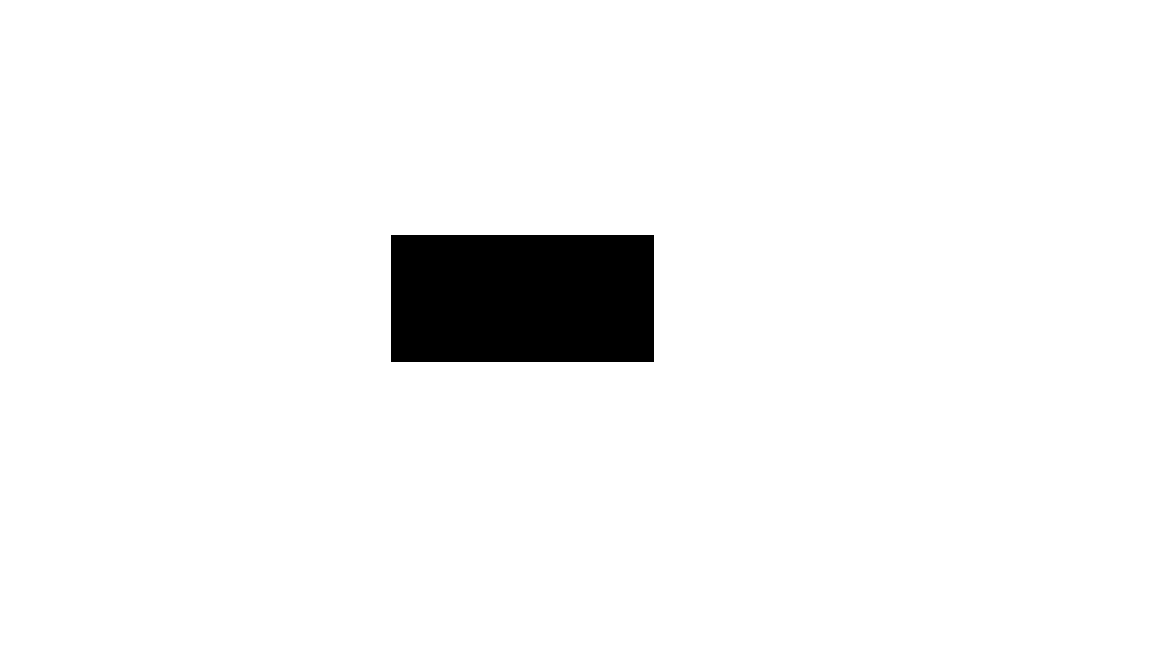
#> input picture Week5/prostokat1.png, 1152 x 648 px
$ python 'Hu moments.py'
#> lines starting #> are read from the running program, lines starting #| are printed output that depends on the picture
import numpy as np
import matplotlib.pyplot as plt
import cv2

rectangles = [cv2.imread("prostokat1.png"),
              cv2.imread("prostokat2.png"),
              cv2.imread("prostokat3.png"),
              cv2.imread("prostokat4.png"),
              cv2.imread("prostokat5.png")]
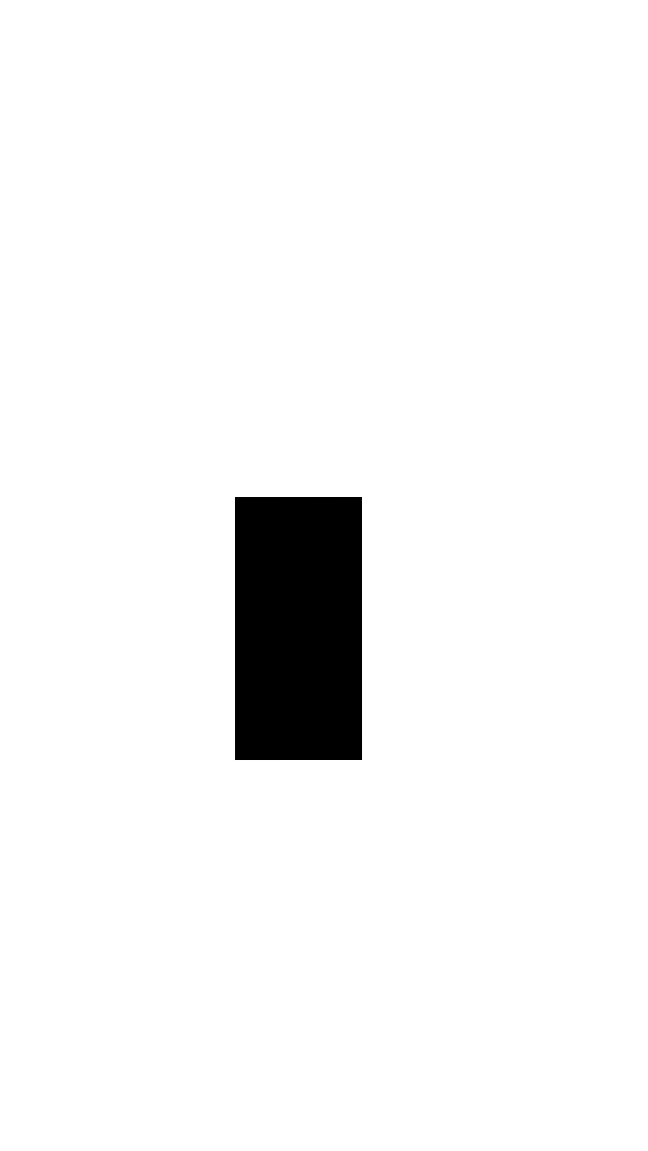
#> input picture Week5/prostokat2.png, 648 x 1151 px
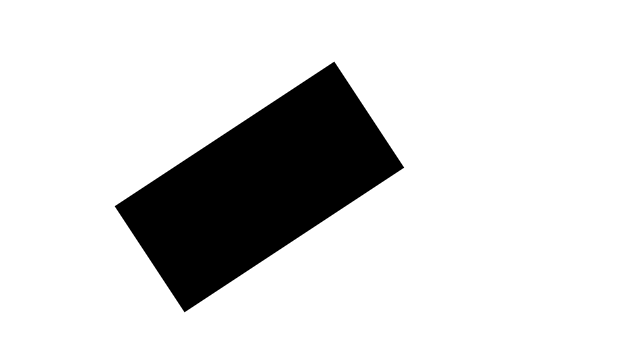
#> input picture Week5/prostokat3.png, 635 x 357 px
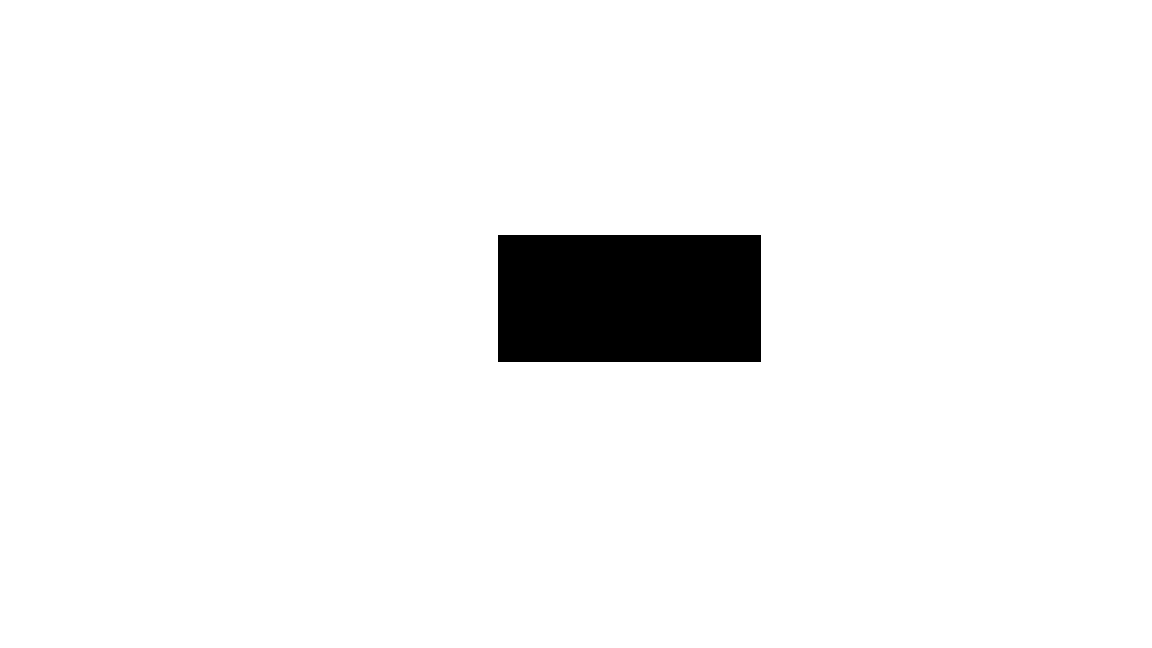
#> input picture Week5/prostokat4.png, 1152 x 648 px
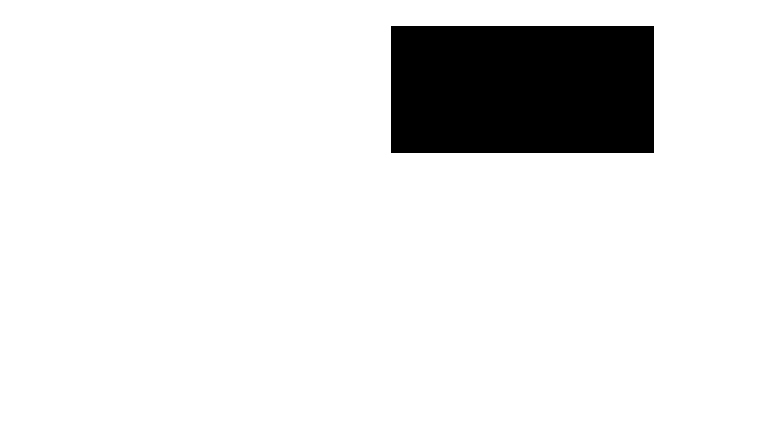
#> input picture Week5/prostokat5.png, 780 x 439 px
plt.figure(8)
for i in range(5):
    plt.subplot(2,3,i+1)
    plt.imshow(rectangles[i])
    plt.title('Rectangular ' + str(i))

stars = [cv2.imread("gwiazda1.png"),
         cv2.imread("gwiazda2.png"),
         cv2.imread("gwiazda3.png"),
         cv2.imread("gwiazda4.png"),
         cv2.imread("gwiazda5.png")]
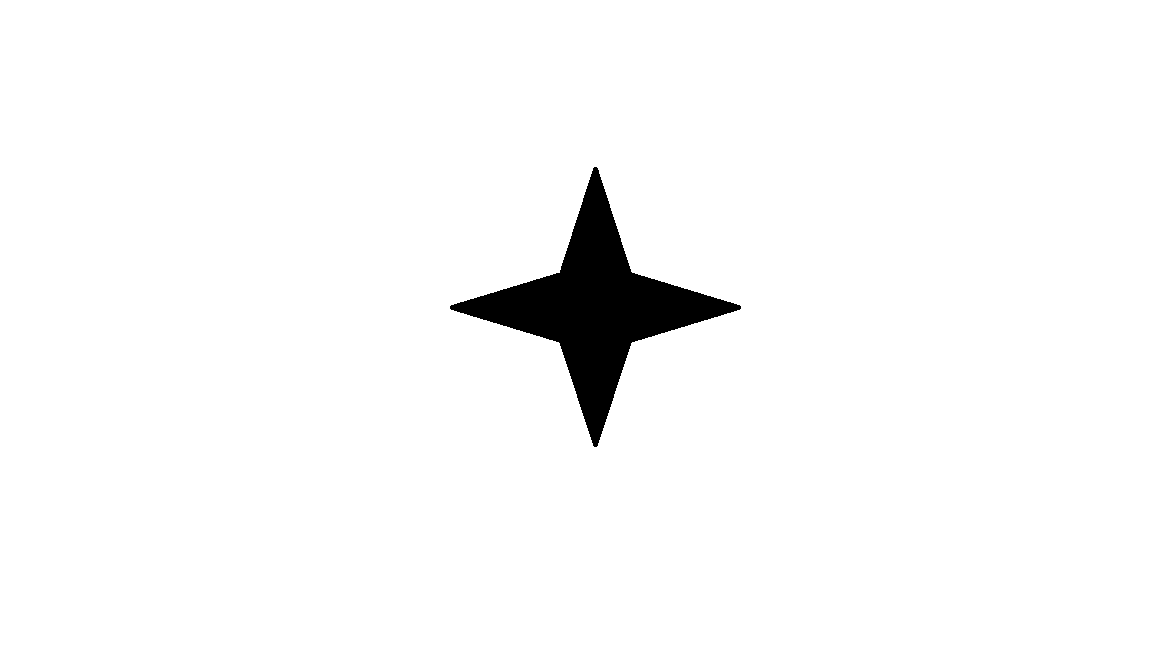
#> input picture Week5/gwiazda1.png, 1152 x 648 px
plt.figure(9)
for i in range(5):
    plt.subplot(2,3,i+1)
#> (the run stopped early here; a loop or call above may not have finished)
